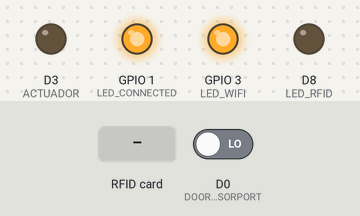
The sketch below on a simulated ESP8266 (NodeMCU). Parts: output pins drawn as LEDs (lit = HIGH). Inputs (shaded band) come from the test bench; at power-on: D0 (DOORSENSORPORT) LOW. WiFi joins after 1.5 s; servers stay silent unless stated; what the sketch prints to the serial monitor is not drawn.

Above: at 2.7 s.
2.8 s: RFID card 5E 7A 19 C4 held to the reader
At 3.2 s:
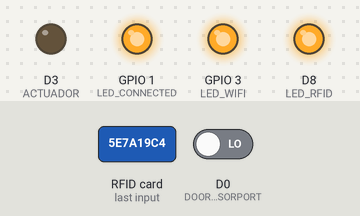
At 7.9 s:
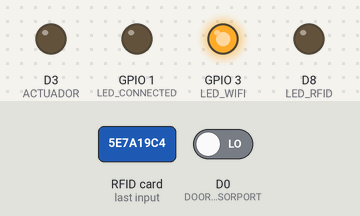
Timing chart, 0 to 9.5 s (numbered marks = the images above; inputs shaded):
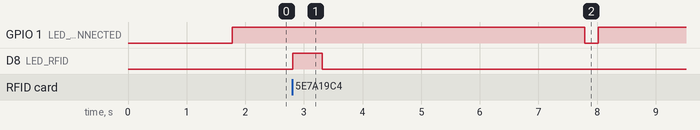

The sketch:

Clientdoor.ino
```cpp
#include <ESP8266WiFi.h>
#include <SPI.h>
#include <MFRC522.h>

#define RST_PIN  D1 // RST-PIN for RC522 - RFID - SPI - Modul GPIO5: 5
#define SS_PIN  D2 // SDA-PIN for RC522 - RFID - SPI - Modul GPIO4: 4
#define LED_RFID D8 // LED RFID read

const char* ssid = "TP-LINK_DE02";
const char* password = "upb2000qwerty";
const uint16_t port = 3000;
const char * host = "192.168.0.104"; // ip or dns

#define MESSAGESIZE 10
#define SENSORTYPE 0
#define SENSORSTATE 1
#define UID_BYTE7 2
#define UID_BYTE6 3
#define UID_BYTE5 4
#define UID_BYTE4 5
#define UID_BYTE3 6
#define UID_BYTE2 7
#define UID_BYTE1 8
#define UID_BYTE0 9

uint8_t message[MESSAGESIZE] = {'d', 'c', 0, 0, 0, 0, 0, 0, 0, 0};

#define LED_WIFI D9 //D9
#define LED_CONNECTED D10 // D10
#define DOORSENSORPORT D0
#define ACTUADOR D3


#define TOCONNECT 0
#define CONNECTED 1
#define CONFIRMATION 2
#define CONFIRMATIONTIMEOUT 5000

uint8_t state = TOCONNECT;
WiFiClient clientRef;

unsigned long previousMillis = 0;
const long interval = 1000;

MFRC522 mfrc522(SS_PIN, RST_PIN); // Create MFRC522 instance


void setup() {
  pinMode(LED_WIFI, OUTPUT);
  pinMode(LED_CONNECTED, OUTPUT);
  pinMode(DOORSENSORPORT, INPUT);
  pinMode(ACTUADOR, OUTPUT);
  digitalWrite(ACTUADOR, LOW);

  digitalWrite(LED_WIFI, LOW);
  digitalWrite(LED_CONNECTED, LOW);
  Serial.begin(115200); // initialize serial communication

  Serial.println();
  Serial.println("Init SPI ");
  SPI.begin();      // Init SPI bus
  Serial.println("SPI done ");
  Serial.println("Init RFID sensor ");
  mfrc522.PCD_Init();   // Init MFRC522
  Serial.println("SPI done ");

  pinMode(LED_RFID, OUTPUT);


  Serial.print("Connecting to ");
  Serial.println(ssid);
  WiFi.begin(ssid, password);
  while (WiFi.status() != WL_CONNECTED) {
    delay(500);
    Serial.print(".");
  }
  digitalWrite(LED_WIFI, HIGH);

}

void loop() {
  unsigned long currentMillis;
  uint8_t windowSensorState;


  if (mfrc522.PICC_IsNewCardPresent()) {
    if (mfrc522.PICC_ReadCardSerial()) {

      message[UID_BYTE3] = mfrc522.uid.uidByte[0];
      message[UID_BYTE2] = mfrc522.uid.uidByte[1];
      message[UID_BYTE1] = mfrc522.uid.uidByte[2];
      message[UID_BYTE0] = mfrc522.uid.uidByte[3];


      mfrc522.PICC_HaltA();
      // Stop encryption on PCD
      mfrc522.PCD_StopCrypto1();
      digitalWrite(LED_RFID, HIGH);
      delay(500);
      digitalWrite(LED_RFID, LOW);
      delay(500);
    }
  }


  switch (state)
  {
    case TOCONNECT:
      if (!clientRef.connect(host, port)) {
        Serial.println("connection failed");
        Serial.println("wait 5 sec...");
        delay(5000);
      }
      else {
        digitalWrite(LED_CONNECTED, HIGH);
        state = CONNECTED;
        previousMillis = millis();
      }
      break;

    case CONNECTED:

      windowSensorState = digitalRead(DOORSENSORPORT);
      //uint8_t windowSensorState = LOW;

      currentMillis = millis();
      if ((currentMillis - previousMillis >= interval)) {
        previousMillis = currentMillis;
        if (windowSensorState == HIGH) message[SENSORSTATE] = 'o';
        else message[SENSORSTATE] = 'c';
        if (clientRef.connected()) {
          clientRef.write((const uint8_t *)message, MESSAGESIZE);
        }
        else {
          clientRef.stop();
          state = TOCONNECT;
          digitalWrite(LED_CONNECTED, LOW);
        }
        state = CONFIRMATION;
        previousMillis = millis();
      }
      break;

    case CONFIRMATION:
      currentMillis  = millis();
      if ((currentMillis - previousMillis) >= CONFIRMATIONTIMEOUT) {
        clientRef.stop();
        state = TOCONNECT;
        digitalWrite(LED_CONNECTED, LOW);
        digitalWrite(ACTUADOR,LOW);
        Serial.println("TIMEOUT");
      }
      else {

        if (clientRef.available()) {
          Serial.println("SERVER");
          uint8_t dataFromServer = clientRef.read();
          state = CONNECTED;
          previousMillis = millis();
          message[UID_BYTE3] = 0;
          message[UID_BYTE2] = 0;
          message[UID_BYTE1] = 0;
          message[UID_BYTE0] = 0;

          if ( dataFromServer== 'o') {
            digitalWrite(ACTUADOR,HIGH);
          }
          if( dataFromServer== 'c'){
            digitalWrite(ACTUADOR,LOW);
          }
        }
      }
      break;
  }
}
```

Measured:
- after the input at 2.8 s, D8 (LED_RFID): LOW → HIGH at once, → LOW 0.50 s later
